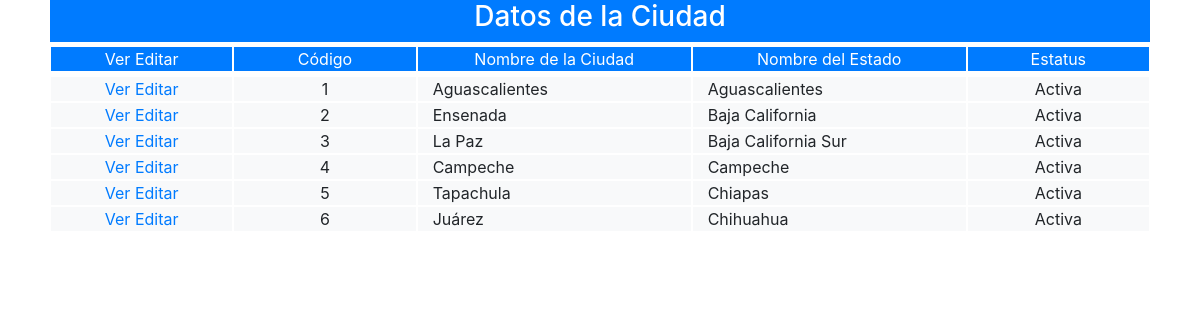
The app's page /frontend/pantalla/ciudad/listar_ciudad.php with its own data.
### tables this page shows
CREATE TABLE IF NOT EXISTS `ciudad` (
  `cod_ciu` int(11) NOT NULL AUTO_INCREMENT,
  `nom_ciu` varchar(35) NOT NULL,
  `fky_estado` int(11) NOT NULL,
  `est_ciu` char(1) NOT NULL,
  PRIMARY KEY (`cod_ciu`),
  KEY `fky_estado` (`fky_estado`)
);

CREATE TABLE IF NOT EXISTS `estado` (
  `cod_est` int(11) NOT NULL AUTO_INCREMENT,
  `nom_est` varchar(35) NOT NULL,
  `est_est` char(1) NOT NULL,
  PRIMARY KEY (`cod_est`)
);

### backend/clase/permiso.class.php (called while the page is built, shortened)
<?php
require_once("utilidad.class.php");
class permiso extends utilidad
{   public $cod_per;
	public function validar_acceso($id_opc,$fky_usuario)
	{
		$sql="select est_per
		      from  permiso
		      where
		      fky_opcion=$id_opc and
		      fky_usuario=$fky_usuario";
		      return $this->ejecutar($sql);
	}
}
?>

### backend/clase/utilidad.class.php (called while the page is built, shortened)
<?php
class utilidad
{
    private $servidor="localhost";
    private $usuario="root";
    private $clave="";
    private $base_datos="febrero";
    public  $mysqli;
   public function conectar(){
   		$this->mysqli = new mysqli($this->servidor, $this->usuario, $this->clave, $this->base_datos);
   }
	public function ejecutar($sql){
		return $this->mysqli->query($sql);
	}
	public function extraer_dato($pun_bds){
		return $pun_bds->fetch_assoc();
	}
}
?>

### backend/clase/ciudad.class.php (called while the page is built, shortened)
<?php
require_once("utilidad.class.php");
class ciudad extends utilidad
{
   public function filtrar($cod_ciu,$nom_ciu,$est_ciu){
        $filtro1 = ($cod_ciu!="") ? "and cod_ciu=$cod_ciu":"";
        $filtro2 = ($nom_ciu!="") ? "and nom_ciu like '%$nom_ciu%'":"";
        $filtro3 = ($est_ciu!="") ? "and est_ciu='$est_ciu'":"";
        $sql="select c.*,e.nom_est from ciudad c,estado e where c.fky_estado=e.cod_est $filtro1 $filtro2 $filtro3;";
        return $this->ejecutar($sql);
   }
}
?>

### frontend/pantalla/ciudad/listar_ciudad.php (the view, shortened to what this page needs)
<?php
require("../../../backend/clase/ciudad.class.php");
require("../../../backend/clase/permiso.class.php");
$obj=new estado;
$objCiudad=new ciudad;
$objPermiso=new permiso;
$permiso=$objPermiso->validar_acceso($opcion=1,$fky_usuario=1,$token=md5("12345"));
$acceso=$objPermiso->extraer_dato($permiso);
if($acceso["est_per"]=="A")
{
?>
<!DOCTYPE html>
<html lang="en">
<head>
	<link rel="stylesheet" href="../../bootstrap-4.0/css/bootstrap.min.css">
</head>
<body>
<form action="listar_ciudad.php" method="POST">
	<div class="container-fluid">
	<div class="row justify-content-center">
	<div class="col-11 text-center ">
	 <div class="row bg-primary text-white">
	 	 <div class="col-12 text-center">
	  	<h3>Datos de la Ciudad</h3>
	 	 </div>
	  </div>
	  <div class="row mt-1 bg-primary text-white text-center">
	  	<div class="col-md-2 col-12 border border-white">
		  Ver
		  Editar
		</div>
		<div class="col-md-2 col-12  border border-white">
		     <span>Código</span>
		</div>
		<div class="col-md-3 col-12 border border-white ">
		     <span>Nombre de la Ciudad</span>
		</div>
		<div class="col-md-3 col-12 border border-white ">
		     <span>Nombre del Estado</span>
		</div>
		<div class="col-md-2 col-12 border border-white">
		     <span>Estatus</span>
		</div>
		</div>
	    <div class="row mt-1 justify-content-center bg-light">
		<?php
		$resultado=$objCiudad->filtrar("",$objCiudad->nom_ciu,"");
		while(($datos=$objCiudad->extraer_dato($resultado))>0){
		?>
		<div class="col-md-2 col-12 border border-white text-center">
		  <a href="<?php echo "ver_ciudad.php?cod_ciu=$datos[cod_ciu]"?>">Ver</a>
		  <a href="<?php echo "modificar_ciudad.php?cod_ciu=$datos[cod_ciu]"?>">Editar</a>
		</div>
		<div class="col-md-2 col-12 border border-white">
		     <span><?php echo $datos['cod_ciu']; ?></span>
		</div>
		<div class="col-md-3 col-12 border border-white text-left">
		     <span><?php echo $datos['nom_ciu']; ?></span>
		</div>
		<div class="col-md-3 col-12 border border-white text-left">
		     <span><?php echo $datos['nom_est']; ?></span>
		</div>
		<div class="col-md-2 col-12 border border-white">
		     <span>
		     	<?php echo ($datos['est_ciu']=="A") ? "Activa":"Inactiva"; ?>
		     </span>
		</div>
		<?php
		}
		?>
	  </div>
	  </div>
	 </div>
	</div>
</form>
</body>
</html>
<?php
}else{
	$obj->mensaje("danger","No tienes permiso de accesar a esta p&aacute;gina");
}
?>

### records on screen
ciudad: cod_ciu "1", nom_ciu "Aguascalientes", fky_estado.nom_est "Aguascalientes", est_ciu "Activa"
ciudad: cod_ciu "2", nom_ciu "Ensenada", fky_estado.nom_est "Baja California", est_ciu "Activa"
ciudad: cod_ciu "3", nom_ciu "La Paz", fky_estado.nom_est "Baja California Sur", est_ciu "Activa"
ciudad: cod_ciu "4", nom_ciu "Campeche", fky_estado.nom_est "Campeche", est_ciu "Activa"
ciudad: cod_ciu "5", nom_ciu "Tapachula", fky_estado.nom_est "Chiapas", est_ciu "Activa"
ciudad: cod_ciu "6", nom_ciu "Juárez", fky_estado.nom_est "Chihuahua", est_ciu "Activa"
